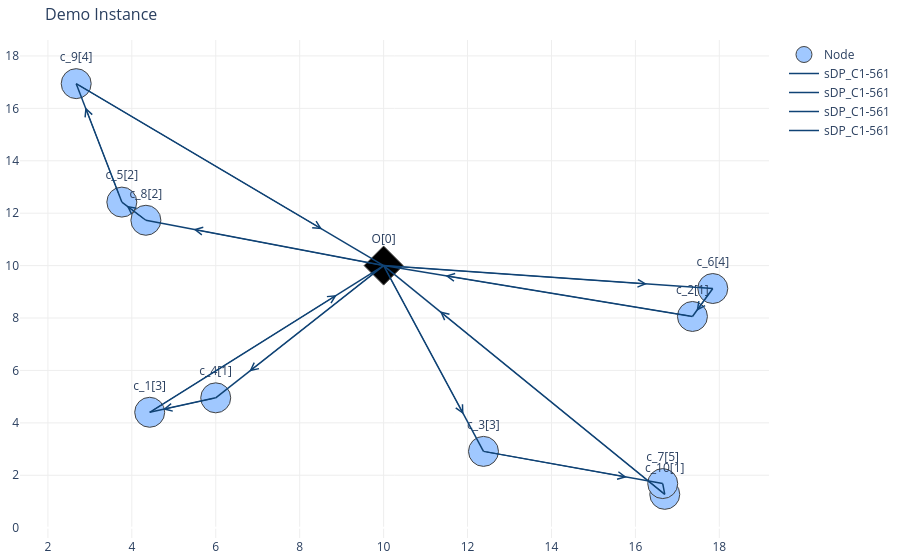

This figure's notebook cell:
### Code cell
sol_obj_phaseII = pd.Series(phaseII_model.model.getVars())
sol_vec_phaseII = pd.DataFrame(index = sol_obj_phaseII.apply(lambda x:x.VarName))
sol_vec_phaseII['value'] = sol_obj_phaseII.apply(lambda x:x.X).values
optimal_routes_phaseII = sol_vec_phaseII.loc[sol_vec_phaseII['value']==1]
ref_df = phaseII_model.init_routes_df.set_index('labels')
print(ref_df.loc[['m','lr']][optimal_routes_phaseII.index])
formatted_routes_list_II =  phaseII_model.getRoute4Plot(optimal_routes_phaseII.index.to_list(),
                                                        ref_df,edge_plot_config)
vis_sol.plot_network(formatted_routes_list_II,node_trace,_title="Demo Instance",_cus_dem=customer_demand)

### Figure 1 — Plotly figure (JSON) as saved in the notebook; plotly's stock layout.template omitted (floating-point values rounded to 4 significant figures)
{"data": [{"marker": {"color": [2, 2, 2, 2, 2, 2, 2, 2, 2, 2, 4], "colorscale": [[0, "rgb(0,0,0)"], [0.25, "rgb(230,0,0)"], [0.5, "rgb(230,210,0)"], [0.75, "rgb(255,255,255)"], [1, "rgb(160,200,255)"]], "line": {"width": 1}, "reversescale": true, "showscale": false, "size": 30, "symbol": ["circle", "circle", "circle", "circle", "circle", "circle", "circle", "circle", "circle", "circle", "diamond"]}, "mode": "markers+text", "name": "Node", "text": ["c_5[2]", "c_9[4]", "c_3[3]", "c_4[1]", "c_10[1]", "c_8[2]", "c_2[1]", "c_6[4]", "c_7[5]", "c_1[3]", "O[0]"], "textposition": "top center", "type": "scatter", "x": [3.762, 2.674, 12.38, 5.999, 16.7, 4.335, 17.36, 17.84, 16.65, 4.426, 10], "y": [12.42, 16.94, 2.912, 4.955, 1.272, 11.73, 8.059, 9.126, 1.683, 4.404, 10]}, {"hoverinfo": "text", "line": {"color": "#104375", "width": 1.5}, "mode": "lines+text", "name": "sDP_C1-561", "text": "", "textposition": "middle center", "type": "scatter", "x": [10, 5.999, null, 5.999, 4.426, null, 4.426, 10, null], "y": [10, 4.955, null, 4.955, 4.404, null, 4.404, 10, null]}, {"hoverinfo": "text", "line": {"color": "#104375", "width": 1.5}, "mode": "lines+text", "name": "sDP_C1-561", "text": "", "textposition": "middle center", "type": "scatter", "x": [17.36, 10, null, 17.84, 17.36, null, 10, 17.84, null], "y": [8.059, 10, null, 9.126, 8.059, null, 10, 9.126, null]}, {"hoverinfo": "text", "line": {"color": "#104375", "width": 1.5}, "mode": "lines+text", "name": "sDP_C1-561", "text": "", "textposition": "middle center", "type": "scatter", "x": [10, 12.38, null, 12.38, 16.65, null, 16.7, 10, null, 16.65, 16.7, null], "y": [10, 2.912, null, 2.912, 1.683, null, 1.272, 10, null, 1.683, 1.272, null]}, {"hoverinfo": "text", "line": {"color": "#104375", "width": 1.5}, "mode": "lines+text", "name": "sDP_C1-561", "text": "", "textposition": "middle center", "type": "scatter", "x": [3.762, 2.674, null, 4.335, 3.762, null, 2.674, 10, null, 10, 4.335, null], "y": [12.42, 16.94, null, 11.73, 12.42, null, 16.94, 10, null, 10, 11.73, null]}], "layout": {"annotations": [{"arrowcolor": "#104375", "arrowhead": 5, "arrowsize": 1.5, "ax": 10, "axref": "x", "ay": 10, "ayref": "y", "showarrow": true, "x": 6.799, "xref": "x", "y": 5.964, "yref": "y"}, {"arrowcolor": "#104375", "arrowhead": 5, "arrowsize": 1.5, "ax": 5.999, "axref": "x", "ay": 4.955, "ayref": "y", "showarrow": true, "x": 4.74, "xref": "x", "y": 4.514, "yref": "y"}, {"arrowcolor": "#104375", "arrowhead": 5, "arrowsize": 1.5, "ax": 4.426, "axref": "x", "ay": 4.404, "ayref": "y", "showarrow": true, "x": 8.885, "xref": "x", "y": 8.881, "yref": "y"}, {"arrowcolor": "#104375", "arrowhead": 5, "arrowsize": 1.5, "ax": 17.36, "axref": "x", "ay": 8.059, "ayref": "y", "showarrow": true, "x": 11.47, "xref": "x", "y": 9.612, "yref": "y"}, {"arrowcolor": "#104375", "arrowhead": 5, "arrowsize": 1.5, "ax": 17.84, "axref": "x", "ay": 9.126, "ayref": "y", "showarrow": true, "x": 17.46, "xref": "x", "y": 8.273, "yref": "y"}, {"arrowcolor": "#104375", "arrowhead": 5, "arrowsize": 1.5, "ax": 10, "axref": "x", "ay": 10, "ayref": "y", "showarrow": true, "x": 16.28, "xref": "x", "y": 9.3, "yref": "y"}, {"arrowcolor": "#104375", "arrowhead": 5, "arrowsize": 1.5, "ax": 10, "axref": "x", "ay": 10, "ayref": "y", "showarrow": true, "x": 11.9, "xref": "x", "y": 4.329, "yref": "y"}, {"arrowcolor": "#104375", "arrowhead": 5, "arrowsize": 1.5, "ax": 12.38, "axref": "x", "ay": 2.912, "ayref": "y", "showarrow": true, "x": 15.8, "xref": "x", "y": 1.929, "yref": "y"}, {"arrowcolor": "#104375", "arrowhead": 5, "arrowsize": 1.5, "ax": 16.7, "axref": "x", "ay": 1.272, "ayref": "y", "showarrow": true, "x": 11.34, "xref": "x", "y": 8.254, "yref": "y"}, {"arrowcolor": "#104375", "arrowhead": 5, "arrowsize": 1.5, "ax": 16.65, "axref": "x", "ay": 1.683, "ayref": "y", "showarrow": true, "x": 16.69, "xref": "x", "y": 1.355, "yref": "y"}, {"arrowcolor": "#104375", "arrowhead": 5, "arrowsize": 1.5, "ax": 3.762, "axref": "x", "ay": 12.42, "ayref": "y", "showarrow": true, "x": 2.892, "xref": "x", "y": 16.04, "yref": "y"}, {"arrowcolor": "#104375", "arrowhead": 5, "arrowsize": 1.5, "ax": 4.335, "axref": "x", "ay": 11.73, "ayref": "y", "showarrow": true, "x": 3.876, "xref": "x", "y": 12.28, "yref": "y"}, {"arrowcolor": "#104375", "arrowhead": 5, "arrowsize": 1.5, "ax": 2.674, "axref": "x", "ay": 16.94, "ayref": "y", "showarrow": true, "x": 8.535, "xref": "x", "y": 11.39, "yref": "y"}, {"arrowcolor": "#104375", "arrowhead": 5, "arrowsize": 1.5, "ax": 10, "axref": "x", "ay": 10, "ayref": "y", "showarrow": true, "x": 5.468, "xref": "x", "y": 11.38, "yref": "y"}], "hovermode": "closest", "margin": {"b": 20, "l": 5, "r": 5, "t": 40}, "plot_bgcolor": "rgba(0,0,0,0)", "showlegend": true, "title": {"font": {"size": 16}, "text": "Demo Instance"}, "xaxis": {"gridcolor": "#eee", "showgrid": true, "showticklabels": true, "zeroline": true}, "yaxis": {"gridcolor": "#eee", "showgrid": true, "showticklabels": true, "zeroline": true}}}
